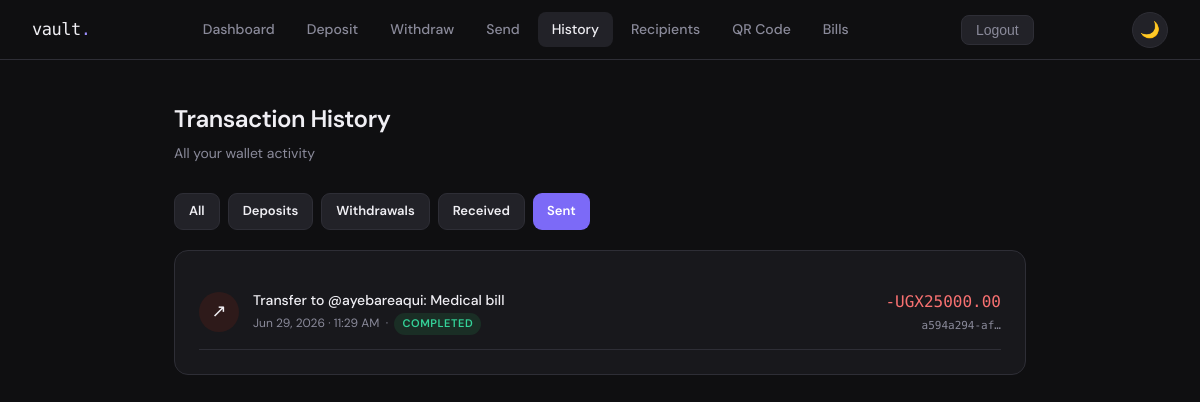
Page /transactions/?type=transfer_out (signed in) on the committed database.
### wallet/models.py (models this page shows, shortened)
class Transaction(models.Model):
    TRANSACTION_TYPES = [
        ('deposit', 'Deposit'),
        ('withdrawal', 'Withdrawal'),
        ('transfer_in', 'Transfer In'),
        ('transfer_out', 'Transfer Out'),
    ]
    STATUS_CHOICES = [
        ('pending', 'Pending'),
        ('completed', 'Completed'),
        ('failed', 'Failed'),
    ]
    id = models.UUIDField(primary_key=True, default=uuid.uuid4, editable=False)
    wallet = models.ForeignKey(Wallet, on_delete=models.CASCADE, related_name='transactions')
    transaction_type = models.CharField(max_length=20, choices=TRANSACTION_TYPES)
    amount = models.DecimalField(max_digits=12, decimal_places=2)
    status = models.CharField(max_length=10, choices=STATUS_CHOICES, default='completed')
    description = models.CharField(max_length=255, blank=True)
    reference = models.CharField(max_length=100, blank=True)
    created_at = models.DateTimeField(auto_now_add=True)
    class Meta:
        ordering = ['-created_at']

### wallet/views.py (the view)
# urls.py: path('transactions/', views.transactions, name='transactions'),
@login_required
def transactions(request):
    wallet = request.user.wallet
    txn_type = request.GET.get('type', '')
    txns = wallet.transactions.all()
    if txn_type:
        txns = txns.filter(transaction_type=txn_type)
    return render(request, 'wallet/transactions.html', {
        'transactions': txns,
        'wallet': wallet,
        'filter_type': txn_type,
    })

### templates/wallet/transactions.html (shortened to what this page needs)
{% extends 'wallet/base.html' %}
{% block content %}
<div class="page">
  <div class="page-header">
    <h1>Transaction History</h1>
    <p>All your wallet activity</p>
  </div>
  <div style="display:flex; gap:8px; margin-bottom:20px; flex-wrap:wrap;">
    <a href="{% url 'transactions' %}" class="btn {% if not filter_type %}btn-primary{% else %}btn-ghost{% endif %}" style="font-size:13px; padding:7px 14px;">All</a>
    <a href="?type=deposit" class="btn {% if filter_type == 'deposit' %}btn-primary{% else %}btn-ghost{% endif %}" style="font-size:13px; padding:7px 14px;">Deposits</a>
    <a href="?type=withdrawal" class="btn {% if filter_type == 'withdrawal' %}btn-primary{% else %}btn-ghost{% endif %}" style="font-size:13px; padding:7px 14px;">Withdrawals</a>
    <a href="?type=transfer_in" class="btn {% if filter_type == 'transfer_in' %}btn-primary{% else %}btn-ghost{% endif %}" style="font-size:13px; padding:7px 14px;">Received</a>
    <a href="?type=transfer_out" class="btn {% if filter_type == 'transfer_out' %}btn-primary{% else %}btn-ghost{% endif %}" style="font-size:13px; padding:7px 14px;">Sent</a>
  </div>
  <div class="card">
    {% if transactions %}
      {% for txn in transactions %}
      <div style="display:flex; justify-content:space-between; align-items:center; padding:14px 0; border-bottom:1px solid var(--border);">
        <div style="display:flex; align-items:center; gap:14px;">
          <div style="width:40px; height:40px; border-radius:50%; display:flex; align-items:center; justify-content:center; font-size:18px; flex-shrink:0;
            background:{% if txn.transaction_type == 'deposit' or txn.transaction_type == 'transfer_in' %}#1a2e25{% else %}#2e1a1a{% endif %};">
            {% if txn.transaction_type == 'deposit' %}↓
            {% elif txn.transaction_type == 'withdrawal' %}↑
            {% elif txn.transaction_type == 'transfer_in' %}↙
            {% else %}↗{% endif %}
          </div>
          <div>
            <div style="font-size:14px; font-weight:500;">{{ txn.description|default:txn.get_transaction_type_display }}</div>
            <div style="font-size:12px; color:var(--muted); margin-top:2px;">
              {{ txn.created_at|date:"M d, Y · g:i A" }}
              &nbsp;·&nbsp;
              <span class="badge {% if txn.status == 'completed' %}badge-green{% elif txn.status == 'failed' %}badge-red{% else %}badge-yellow{% endif %}">{{ txn.status }}</span>
            </div>
          </div>
        </div>
        <div style="text-align:right;">
          <div style="font-family:var(--mono); font-size:16px; font-weight:500;"
            class="{% if txn.transaction_type == 'deposit' or txn.transaction_type == 'transfer_in' %}text-green{% else %}text-red{% endif %}">
            {% if txn.transaction_type == 'deposit' or txn.transaction_type == 'transfer_in' %}+{% else %}-{% endif %}UGX{{ txn.amount|floatformat:2 }}
          </div>
          <div style="font-size:11px; color:var(--muted); font-family:var(--mono); margin-top:2px;">{{ txn.id|truncatechars:12 }}</div>
        </div>
      </div>
      {% endfor %}
    {% else %}
      <div style="text-align:center; padding:48px 0; color:var(--muted); font-size:14px;">
        No transactions found.<br><br>
        <a href="{% url 'deposit' %}" class="btn btn-primary" style="font-size:13px;">Make a deposit</a>
      </div>
    {% endif %}
  </div>
</div>
{% endblock %}

### templates/wallet/base.html (style rules this page uses)
*, *::before, *::after { box-sizing: border-box; margin: 0; padding: 0; }
:root { --bg: #0f0f11; --surface: #18181c; --surface2: #222228; --border: #2e2e36; --text: #f0eff4; --muted: #8a8a9a; --accent: #7c6af7; --accent-light: #9d8fff; --green: #34d399; --red: #f87171; --yellow: #fbbf24; --radius: 14px; --mono: 'DM Mono', monospace; --sans: 'DM Sans', sans-serif; }
body { background: var(--bg); color: var(--text); font-family: var(--sans); font-size: 15px; line-height: 1.6; min-height: 100vh; }
a { color: var(--accent-light); text-decoration: none; }
.page { max-width: 900px; margin: 0 auto; padding: 40px 24px; }
.card { background: var(--surface); border: 1px solid var(--border); border-radius: var(--radius); padding: 24px; }
.btn { display: inline-flex; align-items: center; justify-content: center; gap: 8px; padding: 10px 20px; border-radius: 9px; font-family: var(--sans); font-size: 14px; font-weight: 600; cursor: pointer; border: none; transition: all 0.15s; }
.btn-primary { background: var(--accent); color: #fff; }
.btn-ghost { background: var(--surface2); color: var(--text); border: 1px solid var(--border); }
.text-red { color: var(--red); }
.page-header { margin-bottom: 28px; }
.page-header h1 { font-size: 24px; font-weight: 600; letter-spacing: -0.5px; }
.page-header p { color: var(--muted); font-size: 14px; margin-top: 4px; }
.badge { display: inline-block; padding: 2px 8px; border-radius: 100px; font-size: 11px; font-weight: 600; letter-spacing: 0.05em; text-transform: uppercase; }
.badge-green { background: #1a2e25; color: var(--green); }

### rows in the picture
Transaction: description "Transfer to @ayebareaqui: Medical bill", created_at "Jun 29, 2026 · 11:29 AM", status "COMPLETED", amount "25000.00", id "a594a294-af…"
